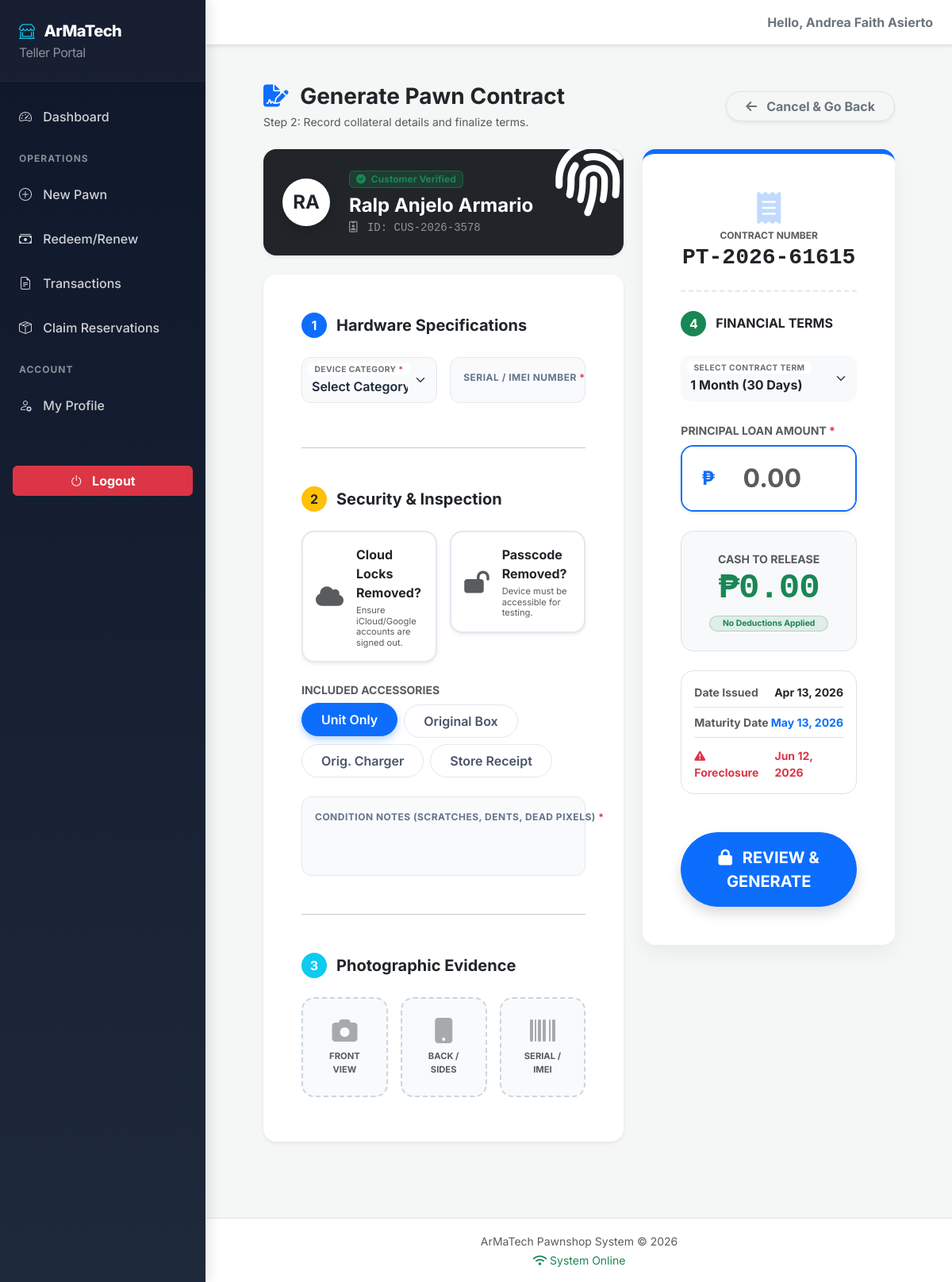
/modules/teller/pawn_item_entry.php?customer_id=2 (signed in), run on the app's committed database.
### tables this page shows
CREATE TABLE `profiles` (
  `profile_id` int NOT NULL,
  `public_id` varchar(20) DEFAULT NULL,
  `first_name` varchar(50) NOT NULL,
  `middle_name` varchar(50) DEFAULT NULL,
  `last_name` varchar(50) NOT NULL,
  `date_of_birth` date NOT NULL,
  `gender` enum('Male','Female','Other') DEFAULT NULL,
  `civil_status` varchar(20) DEFAULT NULL,
  `contact_number` varchar(20) DEFAULT NULL,
  `email` varchar(100) DEFAULT NULL,
  `emergency_contact_name` varchar(100) DEFAULT NULL,
  `emergency_contact_phone` varchar(20) DEFAULT NULL,
  `date_hired` date DEFAULT NULL,
  `avatar` varchar(255) DEFAULT NULL,
  `created_at` timestamp NULL DEFAULT CURRENT_TIMESTAMP
);

### modules/teller/pawn_item_entry.php (the view, shortened to what this page needs)
<?php
include_once '../../includes/teller_header.php';
$customer_id = $_GET['customer_id'];
$pt_number = "PT-" . date('Y') . "-" . rand(10000, 99999);
$stmt = $conn->prepare("SELECT * FROM profiles WHERE profile_id = ?");
$stmt->bind_param("i", $customer_id);
$stmt->execute();
$result = $stmt->get_result();
$customer = $result->fetch_assoc();
?>
<div class="container-fluid py-4 px-lg-5 pb-5">
    <div class="d-flex justify-content-between align-items-center mb-4">
        <div>
            <h3 class="fw-bold mb-1 text-dark"><i class="fa-solid fa-file-signature me-2 text-primary"></i> Generate Pawn Contract</h3>
            <p class="text-muted small mb-0">Step 2: Record collateral details and finalize terms.</p>
        </div>
        <a href="new_pawn.php" class="btn btn-white border shadow-sm fw-bold rounded-pill px-4 text-secondary hover-lift">
            <i class="fa-solid fa-arrow-left me-2"></i> Cancel & Go Back
        </a>
    </div>
    <form action="../../core/process_transaction.php" method="POST" id="pawnForm" enctype="multipart/form-data" class="needs-validation" novalidate>
        <div class="row g-4">
            <div class="col-lg-7">
                <div class="card border-0 shadow-sm rounded-4 overflow-hidden mb-4 bg-dark text-white">
                    <div class="card-body p-4 d-flex align-items-center position-relative">
                        <i class="fa-solid fa-fingerprint position-absolute opacity-10" style="font-size: 6rem; right: -10px; top: -10px;"></i>
                        <div class="rounded-circle bg-white text-dark d-flex align-items-center justify-content-center fw-bold me-4 shadow" style="width: 60px; height: 60px; font-size: 1.5rem;">
                            <?php echo substr($customer['first_name'], 0, 1) . substr($customer['last_name'], 0, 1); ?>
                        </div>
                        <div class="position-relative z-index-1">
                            <span class="badge bg-success bg-opacity-25 text-success border border-success border-opacity-50 mb-2 px-2 py-1"><i class="fa-solid fa-check-circle me-1"></i> Customer Verified</span>
                            <h4 class="fw-bold mb-1"><?php echo htmlspecialchars($customer['first_name'] . ' ' . $customer['last_name']); ?></h4>
                            <div class="text-white-50 font-monospace small"><i class="fa-regular fa-id-badge me-1"></i> ID: <?php echo $customer['public_id']; ?></div>
                        </div>
                    </div>
                </div>
                <div class="card border-0 shadow-sm rounded-4 mb-4">
                    <div class="card-body p-4 p-lg-5">
                        <div class="d-flex align-items-center mb-4">
                            <div class="step-badge">1</div>
                            <h5 class="fw-bold text-dark mb-0">Hardware Specifications</h5>
                        </div>
                        <div class="row g-3 mb-4">
                            <div class="col-md-6">
                                <div class="form-floating">
                                    <select name="device_type" id="device_type" class="form-select" required onchange="fetchApiSpecs()">
                                        <option value="" disabled selected>Select Category...</option>
                                    </select>
                                    <label>Device Category <span class="text-danger">*</span></label>
                                </div>
                            </div>
                            <div class="col-md-6">
                                <div class="form-floating">
                                    <input type="text" name="serial_number" id="serial" class="form-control font-monospace text-primary" placeholder="Serial" required>
                                    <label>Serial / IMEI Number <span class="text-danger">*</span></label>
                                </div>
                            </div>
                        </div>
                        <hr class="my-5 opacity-10">
                        <div class="d-flex align-items-center mb-4">
                            <div class="step-badge bg-warning text-dark">2</div>
                            <h5 class="fw-bold text-dark mb-0">Security & Inspection</h5>
                        </div>
                        <div class="row g-3 mb-4">
                            <div class="col-md-6">
                                <label class="security-check w-100 p-3 d-flex align-items-center bg-white shadow-sm" for="check_lock">
                                    <div class="me-3 fs-3 text-muted"><i class="fa-solid fa-cloud status-icon"></i></div>
                                    <div>
                                        <span class="d-block fw-bold text-dark mb-1">Cloud Locks Removed?</span>
                                        <span class="small text-muted d-block" style="font-size: 0.7rem; line-height:1.2;">Ensure iCloud/Google accounts are signed out.</span>
                                    </div>
                                </label>
                            </div>
                            <div class="col-md-6">
                                <label class="security-check w-100 p-3 d-flex align-items-center bg-white shadow-sm" for="check_pass">
                                    <div class="me-3 fs-3 text-muted"><i class="fa-solid fa-lock-open status-icon"></i></div>
                                    <div>
                                        <span class="d-block fw-bold text-dark mb-1">Passcode Removed?</span>
                                        <span class="small text-muted d-block" style="font-size: 0.7rem; line-height:1.2;">Device must be accessible for testing.</span>
                                    </div>
                                </label>
                            </div>
                        </div>
                        <div class="mb-4">
                            <label class="form-label small fw-bold text-muted text-uppercase mb-2 d-block">Included Accessories</label>
                            <div class="d-flex flex-wrap gap-2">
                                <label class="btn inc-pill rounded-pill px-4 py-2" for="inc_unit">Unit Only</label>
                                <label class="btn inc-pill rounded-pill px-4 py-2" for="inc_box">Original Box</label>
                                <label class="btn inc-pill rounded-pill px-4 py-2" for="inc_charger">Orig. Charger</label>
                                <label class="btn inc-pill rounded-pill px-4 py-2" for="inc_receipt">Store Receipt</label>
                            </div>
                        </div>
                        <div class="form-floating mb-5">
                            <textarea name="condition_notes" class="form-control" style="height: 100px; resize: none;" placeholder="Notes" required></textarea>
                            <label>Condition Notes (Scratches, Dents, Dead Pixels) <span class="text-danger">*</span></label>
                        </div>
                        <hr class="my-5 opacity-10">
                        <div class="d-flex align-items-center mb-4">
                            <div class="step-badge bg-info">3</div>
                            <h5 class="fw-bold text-dark mb-0">Photographic Evidence</h5>
                        </div>
                        <div class="row g-3 mb-2">
                            <div class="col-md-4">
                                <div class="upload-zone p-4 text-center position-relative h-100 d-flex flex-column align-items-center justify-content-center">
                                    <i class="fa-solid fa-camera fs-2 text-muted opacity-50 mb-2"></i>
                                    <div class="fw-bold text-muted text-uppercase" style="font-size:0.7rem;">Front View</div>
                                </div>
                            </div>
                            <div class="col-md-4">
                                <div class="upload-zone p-4 text-center position-relative h-100 d-flex flex-column align-items-center justify-content-center">
                                    <i class="fa-solid fa-mobile-button fs-2 text-muted opacity-50 mb-2"></i>
                                    <div class="fw-bold text-muted text-uppercase" style="font-size:0.7rem;">Back / Sides</div>
                                </div>
                            </div>
                            <div class="col-md-4">
                                <div class="upload-zone p-4 text-center position-relative h-100 d-flex flex-column align-items-center justify-content-center">
                                    <i class="fa-solid fa-barcode fs-2 text-muted opacity-50 mb-2"></i>
                                    <div class="fw-bold text-muted text-uppercase" style="font-size:0.7rem;">Serial / IMEI</div>
                                </div>
                            </div>
                        </div>
                    </div>
                </div>
            </div>
            <div class="col-lg-5">
                <div class="receipt-sidebar position-sticky" style="top: 20px;">
                    <div class="p-4 p-xl-5">
                        <div class="text-center mb-4">
                            <i class="fa-solid fa-receipt fs-1 text-primary opacity-25 mb-2"></i>
                            <h6 class="text-muted text-uppercase fw-bold mb-1 ls-1" style="font-size: 0.75rem;">Contract Number</h6>
                            <h3 class="font-monospace text-dark fw-bold mb-0"><?php echo $pt_number; ?></h3>
                        </div>
                        <div class="receipt-divider"></div>
                        <div class="d-flex align-items-center mb-4 mt-4">
                            <div class="step-badge bg-success">4</div>
                            <h6 class="fw-bold text-dark mb-0 text-uppercase letter-spacing-1">Financial Terms</h6>
                        </div>
                        <div class="form-floating mb-4">
                            <select name="term_months" id="term_months" class="form-select bg-light border-0 fw-bold text-dark" onchange="updateDates()">
                                <option value="1">1 Month (30 Days)</option>
                            </select>
                            <label>Select Contract Term</label>
                        </div>
                        <div class="mb-4">
                            <label class="form-label small fw-bold text-muted text-uppercase mb-2">Principal Loan Amount <span class="text-danger">*</span></label>
                            <div class="input-group shadow-sm overflow-hidden" style="border: 2px solid var(--fintech-primary); border-radius: 1rem;">
                                <span class="input-group-text bg-white border-0 fw-bold text-primary fs-4 px-4">₱</span>
                                <input type="number" name="principal" id="principal" class="form-control border-0 shadow-none fw-bold text-dark fs-2 py-3" required step="0.01" oninput="updateNet()" placeholder="0.00">
                            </div>
                        </div>
                        <div class="bg-light rounded-4 border p-4 mb-4 text-center" id="netCashBox" style="transition: all 0.3s ease;">
                            <span class="text-muted small fw-bold text-uppercase ls-1 d-block mb-1">Cash to Release</span>
                            <div class="digital-readout fw-bold text-success mb-2">
                                ₱<span id="net_cash">0.00</span>
                            </div>
                            <span class="badge bg-success bg-opacity-10 text-success border border-success border-opacity-25 rounded-pill px-3 py-1" style="font-size: 0.65rem;">No Deductions Applied</span>
                        </div>
                        <div class="bg-white rounded-4 border p-3 mb-5">
                            <div class="d-flex justify-content-between mb-2 small pb-2 border-bottom">
                                <span class="text-muted fw-bold">Date Issued</span>
                                <span class="text-dark fw-bold"><?php echo date('M d, Y'); ?></span>
                            </div>
                            <div class="d-flex justify-content-between mb-2 small pb-2 border-bottom">
                                <span class="text-muted fw-bold">Maturity Date</span>
                                <span class="text-primary fw-bold" id="maturity_display">---</span>
                            </div>
                            <div class="d-flex justify-content-between small pt-1">
                                <span class="text-danger fw-bold"><i class="fa-solid fa-triangle-exclamation me-1"></i> Foreclosure</span>
                                <span class="text-danger fw-bold" id="expiry_display">---</span>
                            </div>
                        </div>
                        <button type="button" class="btn btn-primary w-100 btn-lg rounded-pill shadow fw-bold py-3" onclick="prepareReviewModal()">
                            <i class="fa-solid fa-lock me-2"></i> REVIEW & GENERATE
                        </button>
                    </div>
                </div>
            </div>
        </div>
    </form>
</div>
<?php include_once '../../includes/teller_footer.php'; ?>

### includes/teller_header.php (style rules this page uses)
body { background-color: #f4f7fa; font-family: 'Inter', sans-serif; overflow-x: hidden; }

### modules/teller/pawn_item_entry.php (style rules this page uses)
:root { --fintech-bg: #f4f7f6; --fintech-card: #ffffff; --fintech-primary: #0d6efd; --fintech-border: #e2e8f0; }
body { background-color: var(--fintech-bg); }
.form-floating > .form-control, .form-floating > .form-select { height: 3.5rem; font-weight: 600; color: #1e293b; background-color: #f8fafc; border: 1px solid var(--fintech-border); border-radius: 0.75rem; }
.form-floating > label { font-size: 0.75rem; text-transform: uppercase; letter-spacing: 0.5px; color: #64748b; font-weight: 700; padding: 1rem 1rem; }
.security-check { border: 2px solid var(--fintech-border); transition: all 0.2s ease; cursor: pointer; border-radius: 1rem; }
.btn-check:checked + .inc-pill { background-color: var(--fintech-primary); color: white; border-color: var(--fintech-primary); box-shadow: 0 4px 10px rgba(13,110,253,0.3); transform: translateY(-2px); }
.inc-pill { transition: all 0.2s ease; border: 1px solid var(--fintech-border); color: #475569; font-weight: 600; background: white; }
.upload-zone { border: 2px dashed #cbd5e1; transition: all 0.2s ease; background: #f8fafc; cursor: pointer; overflow: hidden; border-radius: 1rem; }
.receipt-sidebar { border-top: 6px solid var(--fintech-primary); background: white; border-radius: 1rem; box-shadow: 0 10px 25px rgba(0,0,0,0.05); }
.digital-readout { font-size: 2.75rem; letter-spacing: -1px; line-height: 1; font-family: 'Courier New', Courier, monospace; }
.receipt-divider { border-bottom: 2px dashed var(--fintech-border); margin: 1.5rem 0; position: relative; }
.step-badge { width: 32px; height: 32px; display: inline-flex; align-items: center; justify-content: center; border-radius: 50%; background: var(--fintech-primary); color: white; font-weight: bold; margin-right: 12px; }

### data on the page
profiles: first_name "R", last_name "A", first_name+last_name "Ralp Anjelo Armario", public "CUS-2026-3578"

### other printed values
$fullname "Andrea Faith Asierto"
